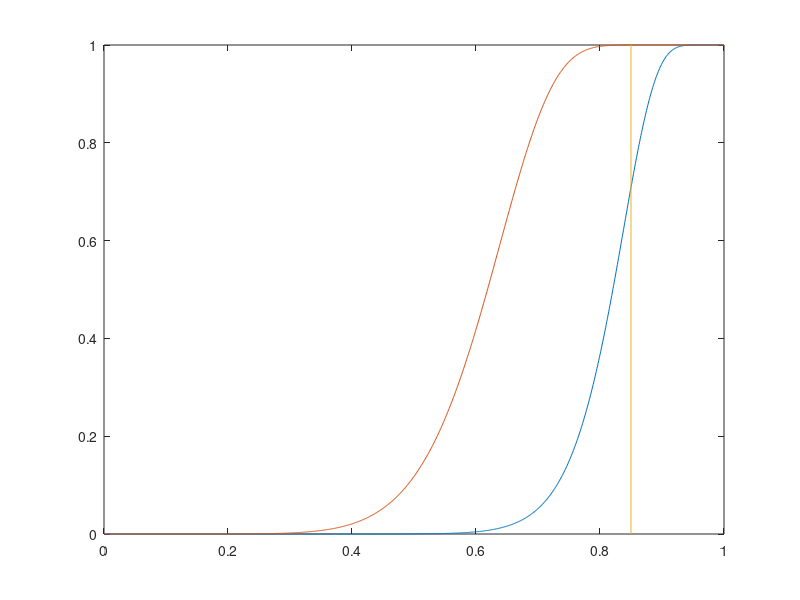

Here is the MATLAB script that generated this plot:
%% get rid of some stuff

clear all;
close all;

%% parameters
s = [0:0.001:1];

y1 = 1 - (1 - s.^16).^16;
y2 = 1 - (1 - s.^8).^32;

%% plots

plot(s,y1); 
hold on;
plot(s,y2);
hold on;


line([0.85,0.85],[1,0]);

